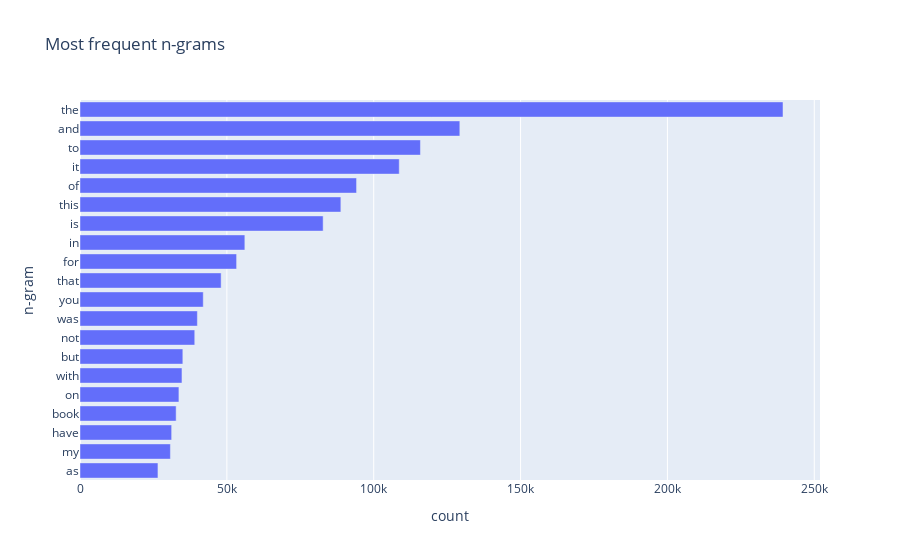

This figure's notebook cell:
### Markdown cell above
We see that our corpus contains more than four milion n-grams (for n = 1,2,3). Which are the most frequent ones?

### Code cell
fts = cv.get_feature_names()
freq = cv.transform(df['text'])
gram_counts = np.array(freq.sum(0)).squeeze()

gram_counts_df = pd.DataFrame({'n-gram': [fts[i] for i in gram_counts.argsort()],
                               'count': sorted(gram_counts)})

px.bar(gram_counts_df[-20:], y='n-gram', x='count', title='Most frequent n-grams', orientation='h', height=600)

### Figure 1 — Plotly figure (JSON) as saved in the notebook; plotly's stock layout.template omitted (floating-point values rounded to 4 significant figures)
{"data": [{"alignmentgroup": "True", "hovertemplate": "count=%{x}<br>n-gram=%{y}<extra></extra>", "legendgroup": "", "marker": {"color": "#636efa"}, "name": "", "offsetgroup": "", "orientation": "h", "showlegend": false, "textposition": "auto", "type": "bar", "x": [26539, 30778, 31203, 32733, 33680, 34719, 35013, 39068, 39965, 41963, 48051, 53318, 56125, 82780, 88813, 94160, 108692, 115909, 129320, 239349], "xaxis": "x", "y": ["as", "my", "have", "book", "on", "with", "but", "not", "was", "you", "that", "for", "in", "is", "this", "of", "it", "to", "and", "the"], "yaxis": "y"}], "layout": {"autosize": true, "barmode": "relative", "legend": {"tracegroupgap": 0}, "title": {"text": "Most frequent n-grams"}, "xaxis": {"anchor": "y", "autorange": true, "domain": [0, 1], "range": [0, 251900.0], "title": {"text": "count"}, "type": "linear"}, "yaxis": {"anchor": "x", "autorange": true, "domain": [0, 1], "range": [-0.5, 19.5], "title": {"text": "n-gram"}, "type": "category"}}}
